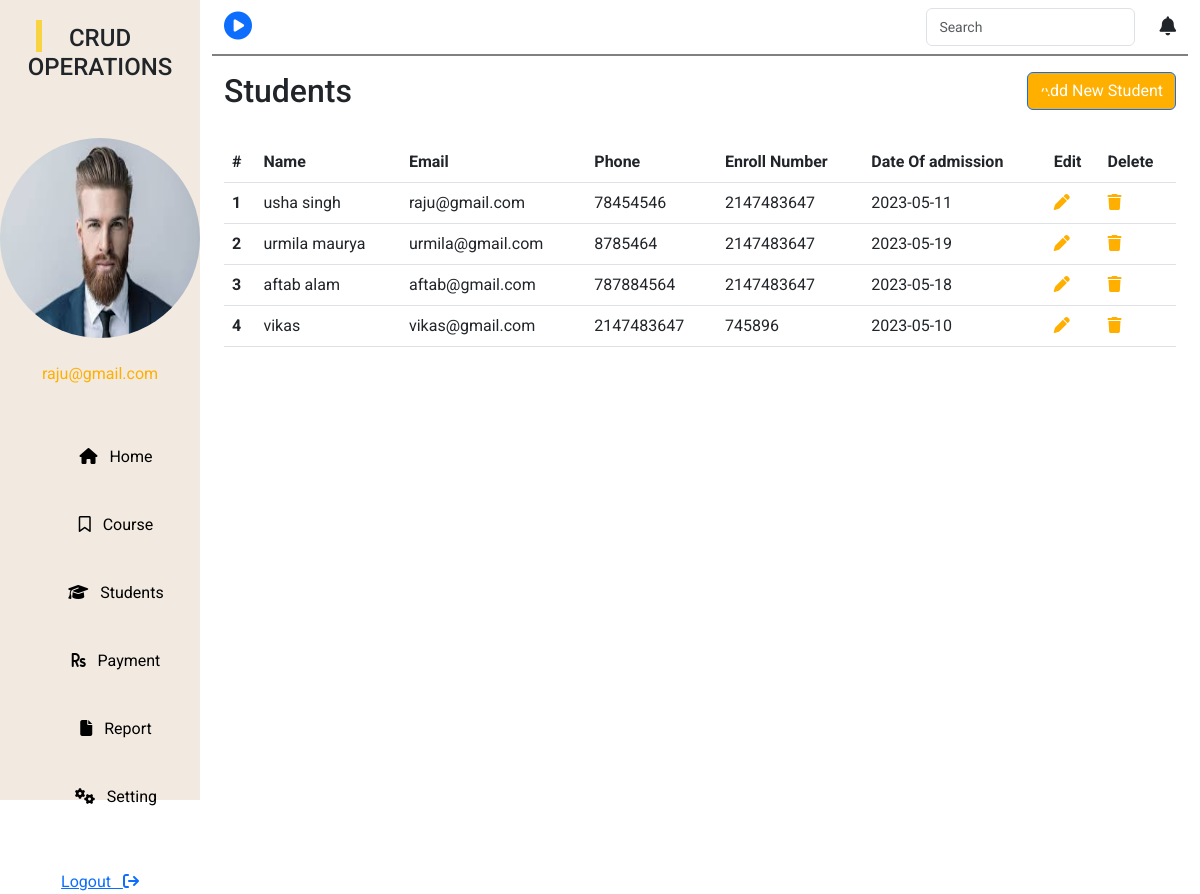
The page /student.php (signed in) on the database its author committed.
### tables this page shows
CREATE TABLE `userprofile` (
  `id` int(100) NOT NULL,
  `name` varchar(200) DEFAULT NULL,
  `dob` varchar(200) DEFAULT NULL,
  `phone` int(200) DEFAULT NULL,
  `email` varchar(200) DEFAULT NULL,
  `gender` varchar(200) DEFAULT NULL,
  `image` varchar(300) DEFAULT NULL
);

CREATE TABLE `registration` (
  `serial_no` int(200) NOT NULL,
  `Name` text DEFAULT NULL,
  `Email` varchar(300) DEFAULT NULL,
  `phone` int(100) DEFAULT NULL,
  `Enroll_number` int(150) DEFAULT NULL,
  `Date_admission` date DEFAULT NULL
);

### student.php (the view, shortened to what this page needs)
<?php include("header.php") ?>
<div class="col-lg-10 dashboard-main">
    <div class="nav-bar mb-3">
        <nav class="navbar navbar-light ">
            <div class="container-fluid">
                <a href="http://"><i class="fa fa-play-circle fs-3"></i></a>
                <form class="d-flex">
                    <input class="form-control me-2" type="search" placeholder="Search" aria-label="Search">
                    <span class="fa fa-bell mt-2 ps-3"></span>
                </form>
            </div>
        </nav>
    </div>
    <div class="container-fluid">
        <div class="row">
            <div>
                <h2 style="float:left;">Students</h2>
                <div>
                    <i class="fas fa-sort"></i>
                </div>
                <button type="button" class="btn btn-primary float-end" data-bs-toggle="modal" data-bs-target="#exampleModal2">
                    Add New Student
                </button>
                                <?php include 'insert.php'; ?>
                                <?php $fetch = "SELECT * FROM `registration`";
                                $res = mysqli_query($conn, $fetch); ?>
            </div>
            <div class="tabel-student mt-4">
                <table class="table">
                    <thead>
                        <tr>
                            <th scope="col">#</th>
                            <th scope="col">Name</th>
                            <th scope="col">Email</th>
                            <th scope="col">Phone</th>
                            <th scope="col">Enroll Number</th>
                            <th scope="col">Date Of admission</th>
                            <th scope="col">Edit</th>
                            <th scope="col">Delete</th>
                        </tr>
                    </thead>
                    <tbody>
                        <?php
                        $number = 1;
                        while ($row = mysqli_fetch_assoc($res)) { ?>
                            <tr>
                                <th scope="row"><?php echo $number ?></th>
                                <td><?php echo $row['Name'] ?></td>
                                <td><?php echo $row['Email'] ?></td>
                                <td><?php echo $row['phone'] ?></td>
                                <td><?php echo $row['Enroll_number'] ?></td>
                                <td><?php echo $row['Date_admission'] ?></td>
                                <td><a href="edit.php?id=<?php echo $row['serial_no'] ?>"><i class="fas fa-pen"></i></a>
                                </td>
                                <td><a href="delete.php?id=<?php echo $row['serial_no']; ?>"><i class="fas fa-trash"></i></a></td>
                            </tr>
                            <?php
                            $number++;
                        }
                        ?>
                </table>
            </div>
            <?php include("footer.php") ?>

### header.php (shortened to what this page needs)
<!DOCTYPE html>
<html lang="en">
<head>
    <link rel="stylesheet" href="https://cdnjs.cloudflare.com/ajax/libs/font-awesome/5.15.4/css/all.min.css" />
    <link rel="stylesheet" href="https://cdnjs.cloudflare.com/ajax/libs/font-awesome/6.4.0/css/all.min.css" />
    <link href="https://cdn.jsdelivr.net/npm/bootstrap@5.3.0-alpha3/dist/css/bootstrap.min.css" rel="stylesheet">
    <link rel="stylesheet" href="style.css">
</head>
<body>
    <div class="container-fluid">
        <div class="row">
            <div class="col-lg-2 side-left pt-4">
                <span class="line-dashboard"></span>
                <h4 class="text-center ">CRUD OPERATIONS</h4>
                <div class="user-img mt-4">
               <?php $db = mysqli_connect("localhost", "root", "", "child");
             $sql1="SELECT * FROM `userprofile`";
             $res=mysqli_query($db, $sql1);
             $row=mysqli_fetch_assoc($res);
               ?>
                    <h5 class="text-center mt-4"><img src="<?php echo "image/".$row['image']?>"></h5>
                    <p class="text-center mt-4" style="color:#FEAF00"><?php echo  $_SESSION['email']?></p>
                </div>
                <nav>
                    <div class="navbar">
                        <ul>
                            <li><a href="index.php"><span class="fa fa-home"></span>&nbsp;&nbsp;&nbsp;Home</a></li>
                            <li><a href="course.php"><span class="far fa-bookmark"></span>&nbsp;&nbsp;&nbsp;Course</a></li>
                            <li><a href="student.php"><span class="fa fa-graduation-cap"></span>&nbsp;&nbsp;&nbsp;Students</a></li>
                            <li><a href="payment.php"><span class="fa fa-rupee-sign"></span>&nbsp;&nbsp;&nbsp;Payment</a></li>
                            <li><a href="#"><span class="fas fa-file"></span>&nbsp;&nbsp;&nbsp;Report</a></li>
                            <li><a href="setting.php"><span class="fa fa-cogs"></span>&nbsp;&nbsp;&nbsp;Setting</a></li>
                        </ul>
                    </div>
                </nav>
                <a href="logout.php" class="text-start">Logout&nbsp;&nbsp;&nbsp;<i class="fa-solid fa-arrow-right-from-bracket"></i></a>
            </div>

### insert.php (shortened to what this page needs)
<!DOCTYPE html>
<html lang="en">
<head>
    <link href="https://cdn.jsdelivr.net/npm/bootstrap@5.3.0-alpha3/dist/css/bootstrap.min.css" rel="stylesheet">
</head>
<body>
</body>
</html>

### footer.php (shortened to what this page needs)
</div>
    </div>
</body>
</html>

### style.css (style rules this page uses)
* { margin: 0; padding: 0; box-sizing: border-box; font-family: 'Roboto', sans-serif; }
::placeholder { font-size: 14px; }
.side-left { display: flex; flex-direction: column; align-items: center; height: 100vh; background-color: #F2EAE1; padding: 12px; }
.line-dashboard { position: absolute; width: 32px; height: 0px; left: 23px; top: 33px; border: 3px solid #F8D442; transform: rotate(90deg); }
.user-img img { border-radius: 50%; height: 200px; width: 200px; }
.nav-bar { border-bottom: 2px solid grey; }
nav ul li { text-align: center; border-radius: 4px; padding-top: 7px; height: 40px; width: 170px; margin: 28px; list-style: none; }
nav ul li a { color: black; text-decoration: none; }
.nav-bar .fa { font-size: 19px; }
.fa-sort { position: absolute; left: 85.99%; top: 8.45%; font-size: 27px; color: #FEAF00; }
.fa-sort, .fa-trash, .fa-pen { color: #FEAF00; }
.btn-primary { background-color: #FEAF00 !important; border: none; padding: 12px; }

### rows shown on the page
userprofile: image (picture)
registration: Name "usha singh", Email "raju@gmail.com", phone "78454546", Enroll_number "2147483647", Date_admission "2023-05-11"
registration: Name "urmila maurya", Email "urmila@gmail.com", phone "8785464", Enroll_number "2147483647", Date_admission "2023-05-19"
registration: Name "aftab alam", Email "aftab@gmail.com", phone "787884564", Enroll_number "2147483647", Date_admission "2023-05-18"
registration: Name "vikas", Email "vikas@gmail.com", phone "2147483647", Enroll_number "745896", Date_admission "2023-05-10"

### other values the page prints
$_SESSION['email'] "raju@gmail.com"
